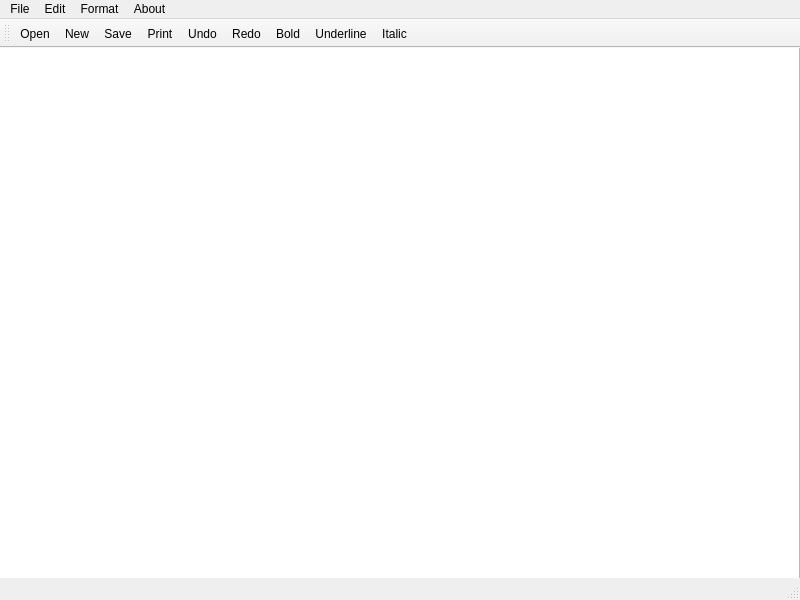
<?xml version="1.0" encoding="UTF-8"?>
<ui version="4.0">
 <class>Notepad</class>
 <widget class="QMainWindow" name="Notepad">
  <property name="geometry">
   <rect>
    <x>0</x>
    <y>0</y>
    <width>800</width>
    <height>600</height>
   </rect>
  </property>
  <property name="windowTitle">
   <string>Notepad</string>
  </property>
  <widget class="QWidget" name="centralwidget">
   <widget class="QWidget" name="verticalLayoutWidget">
    <property name="geometry">
     <rect>
      <x>-1</x>
      <y>-1</y>
      <width>801</width>
      <height>571</height>
     </rect>
    </property>
    <layout class="QVBoxLayout" name="verticalLayout">
     <item>
      <widget class="QTextEdit" name="textEdit"/>
     </item>
    </layout>
   </widget>
  </widget>
  <widget class="QMenuBar" name="menubar">
   <property name="geometry">
    <rect>
     <x>0</x>
     <y>0</y>
     <width>800</width>
     <height>26</height>
    </rect>
   </property>
   <widget class="QMenu" name="menuFile">
    <property name="title">
     <string>File</string>
    </property>
    <addaction name="actionNew"/>
    <addaction name="actionOpen"/>
    <addaction name="actionSave"/>
    <addaction name="actionSave_as"/>
    <addaction name="actionPrint"/>
    <addaction name="separator"/>
    <addaction name="actionExit"/>
   </widget>
   <widget class="QMenu" name="menuEdit">
    <property name="title">
     <string>Edit</string>
    </property>
    <addaction name="actionCut"/>
    <addaction name="actionCopy"/>
    <addaction name="actionPaste"/>
    <addaction name="separator"/>
    <addaction name="actionUndo"/>
    <addaction name="actionRedo"/>
   </widget>
   <widget class="QMenu" name="menuFormat">
    <property name="title">
     <string>Format</string>
    </property>
    <addaction name="actionBold"/>
    <addaction name="actionUnderline"/>
    <addaction name="actionItalic"/>
    <addaction name="separator"/>
    <addaction name="actionFont"/>
   </widget>
   <widget class="QMenu" name="menuAbout">
    <property name="title">
     <string>About</string>
    </property>
    <addaction name="actionAbout"/>
   </widget>
   <addaction name="menuFile"/>
   <addaction name="menuEdit"/>
   <addaction name="menuFormat"/>
   <addaction name="menuAbout"/>
  </widget>
  <widget class="QStatusBar" name="statusbar"/>
  <widget class="QToolBar" name="toolBar">
   <property name="windowTitle">
    <string>toolBar</string>
   </property>
   <attribute name="toolBarArea">
    <enum>TopToolBarArea</enum>
   </attribute>
   <attribute name="toolBarBreak">
    <bool>false</bool>
   </attribute>
   <addaction name="actionOpen"/>
   <addaction name="actionNew"/>
   <addaction name="actionSave"/>
   <addaction name="actionPrint"/>
   <addaction name="actionUndo"/>
   <addaction name="actionRedo"/>
   <addaction name="actionBold"/>
   <addaction name="actionUnderline"/>
   <addaction name="actionItalic"/>
  </widget>
  <action name="actionOpen">
   <property name="icon">
    <iconset resource="Resources.qrc">
     <normaloff>:/imgs/Icons/Open.bmp</normaloff>:/imgs/Icons/Open.bmp</iconset>
   </property>
   <property name="text">
    <string>Open</string>
   </property>
   <property name="toolTip">
    <string>Open Files</string>
   </property>
   <property name="shortcut">
    <string>Ctrl+O</string>
   </property>
  </action>
  <action name="actionSave">
   <property name="icon">
    <iconset resource="Resources.qrc">
     <normaloff>:/imgs/Icons/Save.bmp</normaloff>:/imgs/Icons/Save.bmp</iconset>
   </property>
   <property name="text">
    <string>Save</string>
   </property>
   <property name="shortcut">
    <string>Ctrl+S</string>
   </property>
  </action>
  <action name="actionSave_as">
   <property name="icon">
    <iconset resource="Resources.qrc">
     <normaloff>:/imgs/Icons/Save1.png</normaloff>:/imgs/Icons/Save1.png</iconset>
   </property>
   <property name="text">
    <string>Save as</string>
   </property>
  </action>
  <action name="actionExit">
   <property name="icon">
    <iconset resource="Resources.qrc">
     <normaloff>:/imgs/Icons/DeleteSticky.bmp</normaloff>:/imgs/Icons/DeleteSticky.bmp</iconset>
   </property>
   <property name="text">
    <string>Exit</string>
   </property>
  </action>
  <action name="actionPrint">
   <property name="icon">
    <iconset resource="Resources.qrc">
     <normaloff>:/imgs/Icons/print.png</normaloff>:/imgs/Icons/print.png</iconset>
   </property>
   <property name="text">
    <string>Print</string>
   </property>
  </action>
  <action name="actionNew">
   <property name="icon">
    <iconset resource="Resources.qrc">
     <normaloff>:/imgs/Icons/Sticky.bmp</normaloff>:/imgs/Icons/Sticky.bmp</iconset>
   </property>
   <property name="text">
    <string>New</string>
   </property>
   <property name="shortcut">
    <string>Ctrl+N</string>
   </property>
  </action>
  <action name="actionCut">
   <property name="icon">
    <iconset resource="Resources.qrc">
     <normaloff>:/imgs/Icons/Cut.bmp</normaloff>:/imgs/Icons/Cut.bmp</iconset>
   </property>
   <property name="text">
    <string>Cut</string>
   </property>
  </action>
  <action name="actionCopy">
   <property name="icon">
    <iconset resource="Resources.qrc">
     <normaloff>:/imgs/Icons/Copy.bmp</normaloff>:/imgs/Icons/Copy.bmp</iconset>
   </property>
   <property name="text">
    <string>Copy</string>
   </property>
  </action>
  <action name="actionPaste">
   <property name="icon">
    <iconset resource="Resources.qrc">
     <normaloff>:/imgs/Icons/Paste.bmp</normaloff>:/imgs/Icons/Paste.bmp</iconset>
   </property>
   <property name="text">
    <string>Paste</string>
   </property>
   <property name="shortcut">
    <string>Ctrl+V</string>
   </property>
  </action>
  <action name="actionUndo">
   <property name="icon">
    <iconset resource="Resources.qrc">
     <normaloff>:/imgs/Icons/undo.png</normaloff>:/imgs/Icons/undo.png</iconset>
   </property>
   <property name="text">
    <string>Undo</string>
   </property>
   <property name="shortcut">
    <string>Ctrl+Z</string>
   </property>
  </action>
  <action name="actionRedo">
   <property name="icon">
    <iconset resource="Resources.qrc">
     <normaloff>:/imgs/Icons/redo.png</normaloff>:/imgs/Icons/redo.png</iconset>
   </property>
   <property name="text">
    <string>Redo</string>
   </property>
   <property name="shortcut">
    <string>Ctrl+Shift+Z</string>
   </property>
  </action>
  <action name="actionBold">
   <property name="enabled">
    <bool>true</bool>
   </property>
   <property name="icon">
    <iconset resource="Resources.qrc">
     <normaloff>:/imgs/Icons/boldico.png</normaloff>:/imgs/Icons/boldico.png</iconset>
   </property>
   <property name="text">
    <string>Bold</string>
   </property>
   <property name="shortcut">
    <string>Ctrl+B</string>
   </property>
  </action>
  <action name="actionUnderline">
   <property name="icon">
    <iconset resource="Resources.qrc">
     <normaloff>:/imgs/Icons/under.png</normaloff>:/imgs/Icons/under.png</iconset>
   </property>
   <property name="text">
    <string>Underline</string>
   </property>
   <property name="shortcut">
    <string>Ctrl+U</string>
   </property>
  </action>
  <action name="actionItalic">
   <property name="icon">
    <iconset resource="Resources.qrc">
     <normaloff>:/imgs/Icons/highlight.png</normaloff>:/imgs/Icons/highlight.png</iconset>
   </property>
   <property name="text">
    <string>Italic</string>
   </property>
   <property name="shortcut">
    <string>Ctrl+I</string>
   </property>
  </action>
  <action name="actionAbout">
   <property name="icon">
    <iconset resource="Resources.qrc">
     <normaloff>:/imgs/Icons/about.png</normaloff>:/imgs/Icons/about.png</iconset>
   </property>
   <property name="text">
    <string>About</string>
   </property>
  </action>
  <action name="actionFont">
   <property name="icon">
    <iconset resource="Resources.qrc">
     <normaloff>:/imgs/Icons/fontsel.png</normaloff>:/imgs/Icons/fontsel.png</iconset>
   </property>
   <property name="text">
    <string>Font</string>
   </property>
  </action>
 </widget>
 <resources>
  <include location="Resources.qrc"/>
 </resources>
 <connections/>
</ui>
